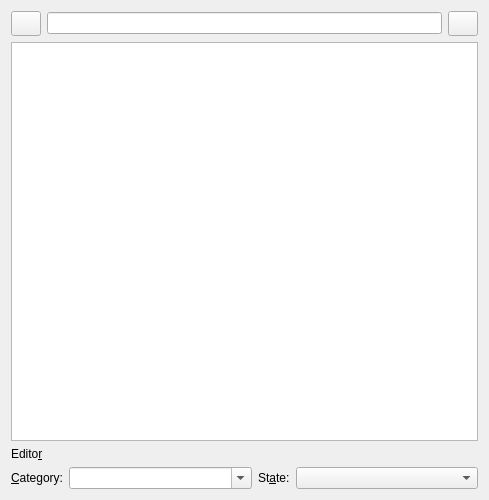
<?xml version="1.0" encoding="UTF-8"?>
<ui version="4.0">
 <class>widget_editor</class>
 <widget class="QWidget" name="widget_editor">
  <property name="geometry">
   <rect>
    <x>0</x>
    <y>0</y>
    <width>489</width>
    <height>500</height>
   </rect>
  </property>
  <property name="sizePolicy">
   <sizepolicy hsizetype="Fixed" vsizetype="Fixed">
    <horstretch>0</horstretch>
    <verstretch>0</verstretch>
   </sizepolicy>
  </property>
  <property name="windowTitle">
   <string>Form</string>
  </property>
  <layout class="QVBoxLayout" name="verticalLayout">
   <item>
    <layout class="QHBoxLayout" name="horizontalLayout">
     <item>
      <widget class="QPushButton" name="btn_editor_submit">
       <property name="sizePolicy">
        <sizepolicy hsizetype="Fixed" vsizetype="Fixed">
         <horstretch>0</horstretch>
         <verstretch>0</verstretch>
        </sizepolicy>
       </property>
       <property name="minimumSize">
        <size>
         <width>25</width>
         <height>25</height>
        </size>
       </property>
       <property name="maximumSize">
        <size>
         <width>30</width>
         <height>27</height>
        </size>
       </property>
       <property name="text">
        <string/>
       </property>
       <property name="icon">
        <iconset resource="icon.qrc">
         <normaloff>:/icon/img/apply.svg</normaloff>:/icon/img/apply.svg</iconset>
       </property>
       <property name="iconSize">
        <size>
         <width>16</width>
         <height>16</height>
        </size>
       </property>
      </widget>
     </item>
     <item>
      <widget class="QLineEdit" name="edit_line_editor_sub"/>
     </item>
     <item>
      <widget class="QPushButton" name="btn_editor_delete">
       <property name="sizePolicy">
        <sizepolicy hsizetype="Fixed" vsizetype="Fixed">
         <horstretch>0</horstretch>
         <verstretch>0</verstretch>
        </sizepolicy>
       </property>
       <property name="minimumSize">
        <size>
         <width>25</width>
         <height>25</height>
        </size>
       </property>
       <property name="maximumSize">
        <size>
         <width>30</width>
         <height>27</height>
        </size>
       </property>
       <property name="text">
        <string/>
       </property>
       <property name="icon">
        <iconset resource="icon.qrc">
         <normaloff>:/icon/img/reinhardticons-0.10-svg/scalable/actions/delete.svg</normaloff>:/icon/img/reinhardticons-0.10-svg/scalable/actions/delete.svg</iconset>
       </property>
       <property name="iconSize">
        <size>
         <width>16</width>
         <height>16</height>
        </size>
       </property>
      </widget>
     </item>
    </layout>
   </item>
   <item>
    <widget class="QPlainTextEdit" name="edit_plaintext"/>
   </item>
   <item>
    <widget class="QLabel" name="lb_editor_id">
     <property name="text">
      <string>Edito&amp;r</string>
     </property>
     <property name="buddy">
      <cstring>edit_plaintext</cstring>
     </property>
    </widget>
   </item>
   <item>
    <layout class="QHBoxLayout" name="horizontalLayout_3">
     <item>
      <widget class="QLabel" name="lb_editor_category">
       <property name="sizePolicy">
        <sizepolicy hsizetype="Fixed" vsizetype="Fixed">
         <horstretch>0</horstretch>
         <verstretch>0</verstretch>
        </sizepolicy>
       </property>
       <property name="text">
        <string>&amp;Category:</string>
       </property>
       <property name="buddy">
        <cstring>cb_editor_category</cstring>
       </property>
      </widget>
     </item>
     <item>
      <widget class="QComboBox" name="cb_editor_category">
       <property name="sizePolicy">
        <sizepolicy hsizetype="Expanding" vsizetype="Fixed">
         <horstretch>0</horstretch>
         <verstretch>0</verstretch>
        </sizepolicy>
       </property>
       <property name="editable">
        <bool>true</bool>
       </property>
      </widget>
     </item>
     <item>
      <widget class="QLabel" name="lb_editor_state">
       <property name="sizePolicy">
        <sizepolicy hsizetype="Fixed" vsizetype="Fixed">
         <horstretch>0</horstretch>
         <verstretch>0</verstretch>
        </sizepolicy>
       </property>
       <property name="text">
        <string>St&amp;ate:</string>
       </property>
       <property name="buddy">
        <cstring>cb_editor_state</cstring>
       </property>
      </widget>
     </item>
     <item>
      <widget class="QComboBox" name="cb_editor_state">
       <property name="sizePolicy">
        <sizepolicy hsizetype="Expanding" vsizetype="Fixed">
         <horstretch>0</horstretch>
         <verstretch>0</verstretch>
        </sizepolicy>
       </property>
       <property name="autoFillBackground">
        <bool>false</bool>
       </property>
       <property name="editable">
        <bool>false</bool>
       </property>
      </widget>
     </item>
    </layout>
   </item>
  </layout>
 </widget>
 <resources>
  <include location="icon.qrc"/>
 </resources>
 <connections/>
</ui>
